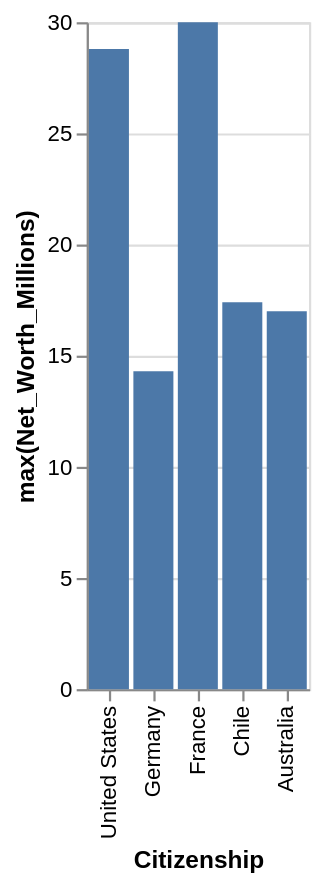

Express this chart as Vega-Lite.
### Vega-Lite specification from a JSON file in a GitHub repository (floating-point values rounded to 4 significant figures)
{"data": {"values": [{"x_data": "Australia", "y_data": 17}, {"x_data": "Chile", "y_data": 17.4}, {"x_data": "France", "y_data": 30}, {"x_data": "Germany", "y_data": 14.3}, {"x_data": "United States", "y_data": 28.8}]}, "mark": "bar", "encoding": {"x": {"field": "x_data", "type": "nominal", "title": "Citizenship", "sort": "descending"}, "y": {"field": "y_data", "type": "quantitative", "title": "max(Net_Worth_Millions)"}}}
